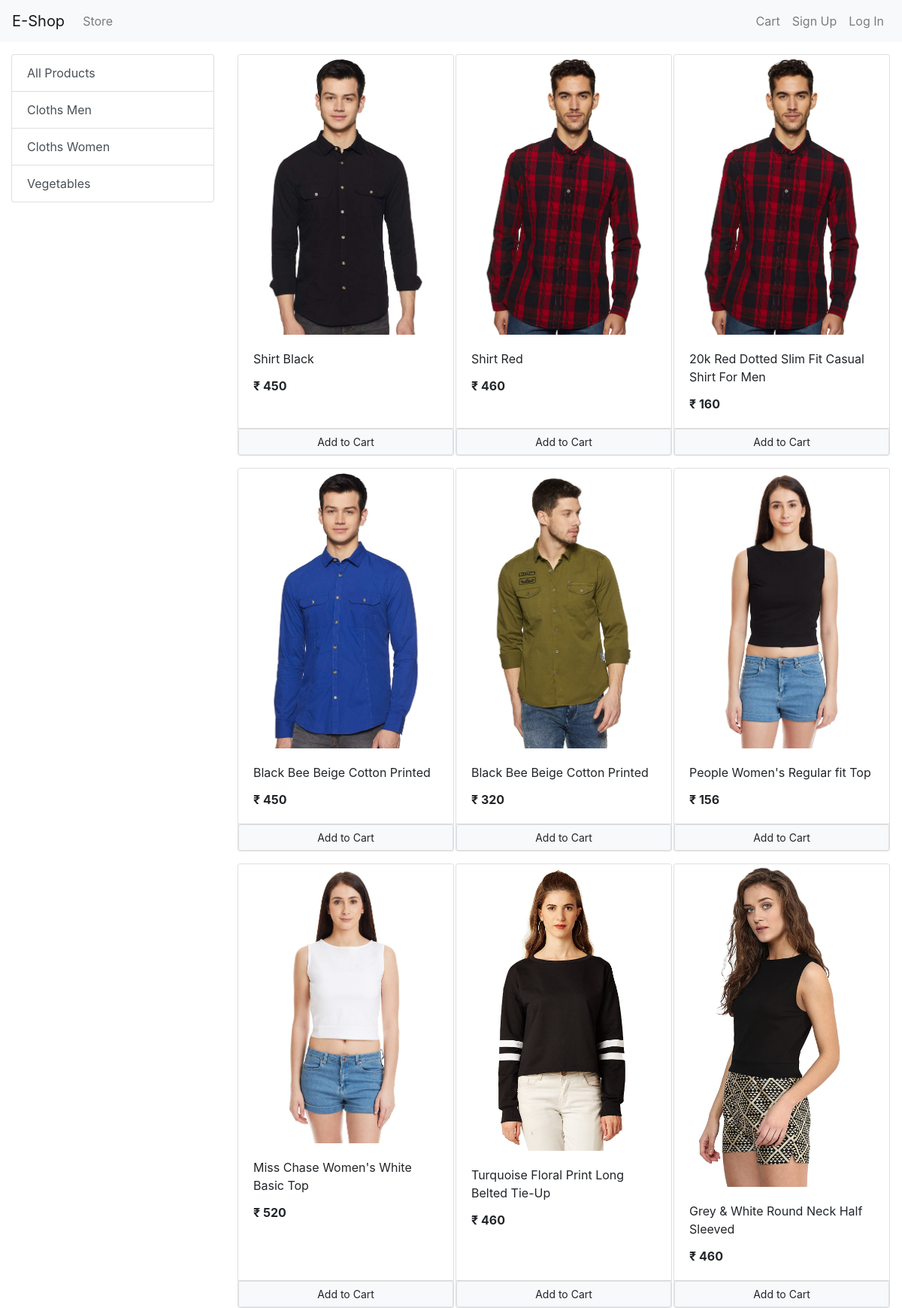
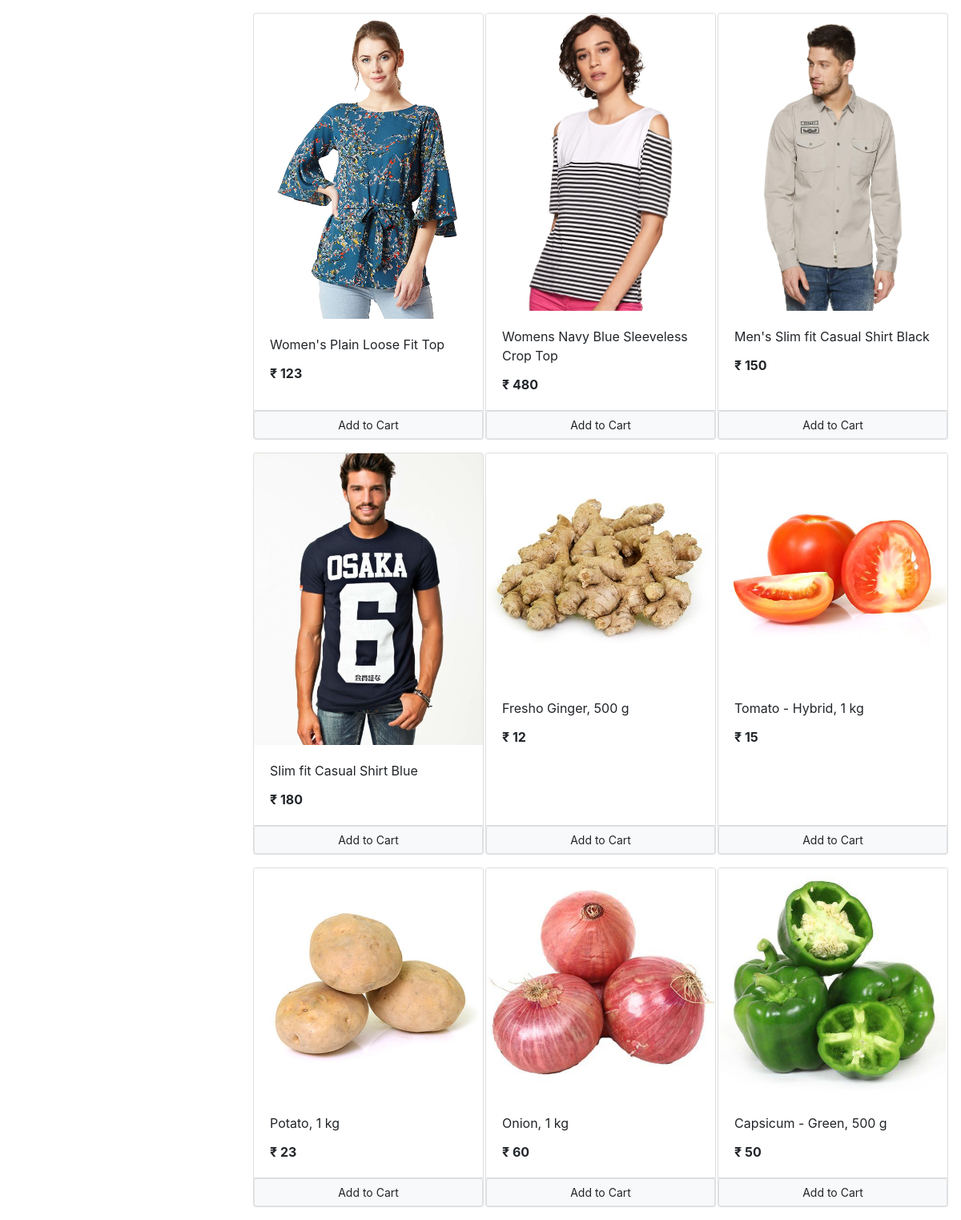
The page / on the database its author committed (2 pictures, top to bottom).
### store/models/category.py (models this page shows, shortened)
class Category(models.Model):
    name = models.CharField(max_length=20)
    @staticmethod
    def get_all_categories():
        return Category.objects.all()

### store/models/product.py (models this page shows, shortened)
class Product(models.Model):
    name = models.CharField(max_length=50)
    price = models.IntegerField(default=0)
    category = models.ForeignKey(Category, on_delete=models.CASCADE, default=1)
    description = models.CharField(max_length=200, default='', null=True, blank=True)
    image = models.ImageField(upload_to='uploads/products/')
    @staticmethod
    def get_all_products():
        return Product.objects.all()

### store/views/home.py (the view, shortened to what this page needs)
# urls.py: path('', Index.as_view(), name="homepage"),
class Index(View):
    def get(self, request):
        cart = request.session.get('cart')
        if not cart:
            request.session['cart'] = {}
        products = None
        categories = Category.get_all_categories()
        categoryID = request.GET.get('category')
        if categoryID:
            products = Product.get_all_products_by_categoryid(categoryID)
        else:
            products = Product.get_all_products()
        data = {}
        data['products'] = products
        data['categories'] = categories
        return render(request, 'index.html', data)

### store/templatetags/cart.py (called while the page is built)
@register.filter(name='is_in_cart')
def is_in_cart(product, cart):
    keys = cart.keys()
    for id in keys:
        if int(id) == product.id:
            return True
    return False

### store/templatetags/custom_filter.py (called while the page is built)
@register.filter(name='currency')
def currency(number):
    return '₹' + " " + str(number)

### store/templates/index.html (shortened to what this page needs)
{% extends 'base.html' %}
{% block content %}
{% load cart %}
    {% load custom_filter %}
    <div class="container-fluid mt-3">
        <div class="row">
            <div class="col-lg-3 mx-auto">
                <ul class="list-group">
                <a href="/" class="list-group-item list-group-item-action "> All Products </a>
                    {% for category in categories %}
                    <a href="/?category={{ category.id }}" class="list-group-item list-group-item-action ">{{ category.name }}</a>
                    {% endfor %}
                </ul>
            </div>
            <div id="products" class="col-lg-9 mx-auto">
                <div class="row mx-auto">
                {% for product in products %}
                 <div class="card mx-auto mb-3" id="{{ product.id }}" style="width: 18rem; ">
                 <img src="{{ product.image.url }}" class="card-img-top" alt="...">
                <div class="card-body">
                <p class="card-title">{{ product.name }}</p>
                <p class="card-text"><b>  {{ product.price|currency }} </b></p>
                </div>
                 <div class=" card-footer p-0  ">
                     {% if product|is_in_cart:request.session.cart %}
                     <div class="row no-gutters ">
                      <form action="/#{{ product.id }}" method="post" class="col-2 ">
                             {% csrf_token %}
                             <input hidden type="text" name="product" value="{{ product.id }}">
                             <input hidden type="text" name="remove" value="True">
                             <input type="submit" value=" - " class="btn btn-block btn-secondary">
                         </form>
                     <div class="text-center col">{{ product|cart_quantity:request.session.cart  }} in cart</div>
                         <form action="/#{{ product.id }}" method="post" class="col-2 ">
                             {% csrf_token %}
                             <input hidden type="text" name="product" value="{{ product.id }}">
                             <input type="submit" value=" + " class="btn btn-block btn-secondary">
                         </form>
                      </div>
                     {% else %}
                       <form action="/#{{ product.id }}" method="POST" class="btn-block">
                         <input href="#" type="submit" class="btn btn-light btn-sm border form-control" value = "Add to Cart">
                      </form>
                     {% endif%}
                 </div>
                </div>
            {% endfor %}
             </div>
            </div>
        </div>
    </div>
{% endblock %}

### store/templates/base.html (shortened to what this page needs)
<!doctype html>
<html lang="en">
  <head>
    <link rel="stylesheet" href="https://stackpath.bootstrapcdn.com/bootstrap/4.3.1/css/bootstrap.min.css">
  </head>
  <body>
  <nav class="navbar navbar-expand-lg navbar-light bg-light">
          <a class="navbar-brand" href="/">E-Shop</a>
        <div class="collapse navbar-collapse" id="navbarSupportedContent">
        <ul class="navbar-nav mr-auto">
          <li class="nav-item ">
            <a class="nav-link" href="#">Store </a>
          </li>
        </ul>
        <div class="navbar-nav my-2 my-lg-0">
            <li class="nav-item">
            <a class="nav-link" href="/cart">Cart</a>
            </li>
            {% if request.session.customer %}
                <li class="nav-item">
            <a class="nav-link" href="/orders">Orders</a>
          </li>
                <li class="nav-item">
            <a class="nav-link" href="/logout">Log out</a>
          </li>
            {% else %}
            <li class="nav-item">
            <a class="nav-link" href="signup">Sign Up</a>
          </li>
            <li class="nav-item">
            <a class="nav-link" href="/login">Log In</a>
          </li>
            {% endif %}
        </div>
      </div>
    </nav>
  {%   block content %}
  {% endblock %}
  </body>
</html>

### rows shown on the page
Category: name "Cloths Men"
Category: name "Cloths Women"
Category: name "Vegetables"
Product: image (picture), name "Shirt Black", price "₹ 450"
Product: image (picture), name "Shirt Red", price "₹ 460"
Product: image (picture), name "20k Red Dotted Slim Fit Casual Shirt For Men", price "₹ 160"
Product: image (picture), name "Black Bee Beige Cotton Printed", price "₹ 450"
Product: image (picture), name "Black Bee Beige Cotton Printed", price "₹ 320"
Product: image (picture), name "People Women's Regular fit Top", price "₹ 156"
Product: image (picture), name "Miss Chase Women's White Basic Top", price "₹ 520"
Product: image (picture), name "Turquoise Floral Print Long Belted Tie-Up", price "₹ 460"
Product: image (picture), name "Grey & White Round Neck Half Sleeved", price "₹ 460"
Product: image (picture), name "Women's Plain Loose Fit Top", price "₹ 123"
Product: image (picture), name "Womens Navy Blue Sleeveless Crop Top", price "₹ 480"
Product: image (picture), name "Men's Slim fit Casual Shirt Black", price "₹ 150"
Product: image (picture), name "Slim fit Casual Shirt Blue", price "₹ 180"
Product: image (picture), name "Fresho Ginger, 500 g", price "₹ 12"
Product: image (picture), name "Tomato - Hybrid, 1 kg", price "₹ 15"
Product: image (picture), name "Potato, 1 kg", price "₹ 23"
Product: {{ product.id }} 18 (drawn), image (picture), name "Onion, 1 kg", price "₹ 60"
Product: image (picture), name "Capsicum - Green, 500 g", price "₹ 50"
